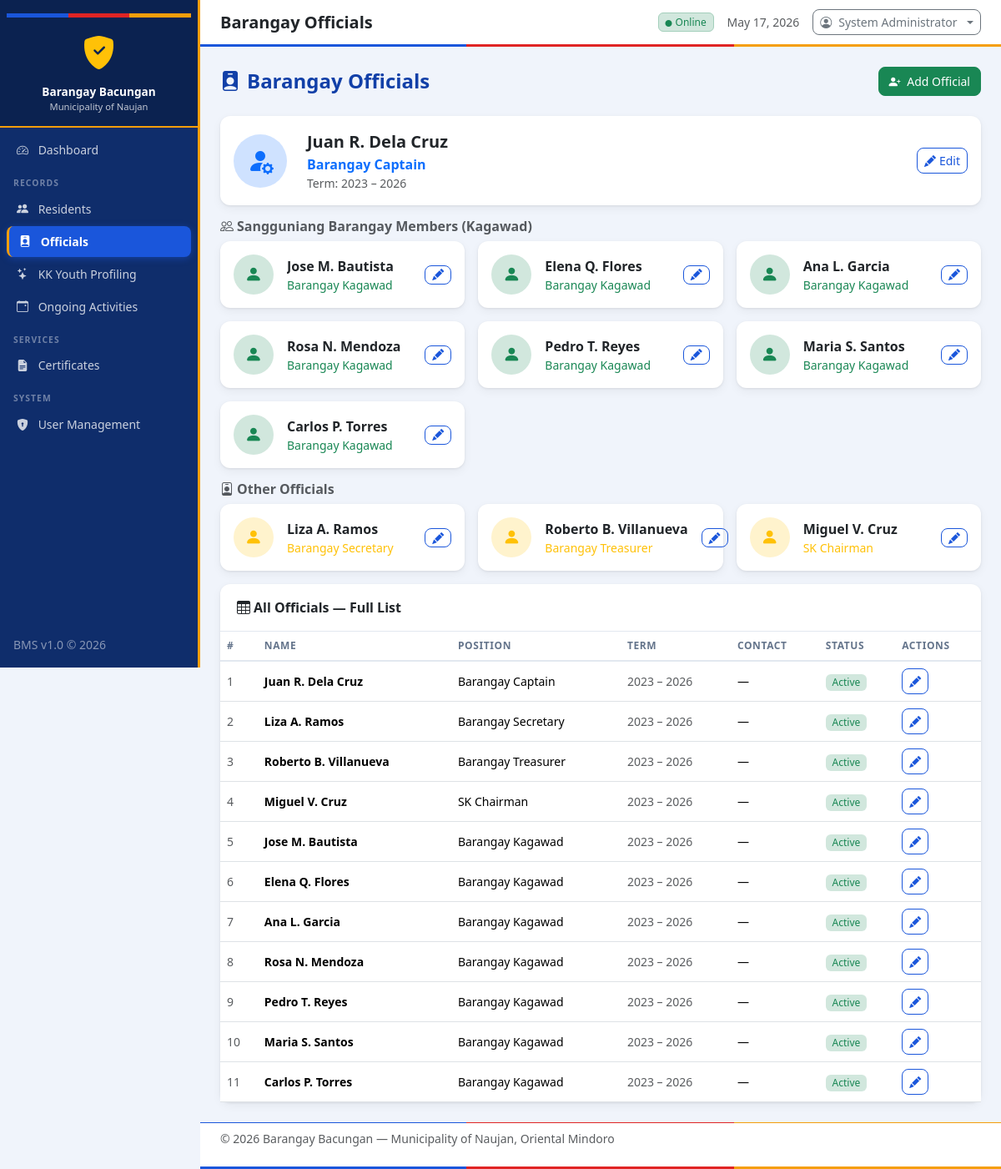
The page /modules/officials/index.php (signed in) on the database as committed earlier.
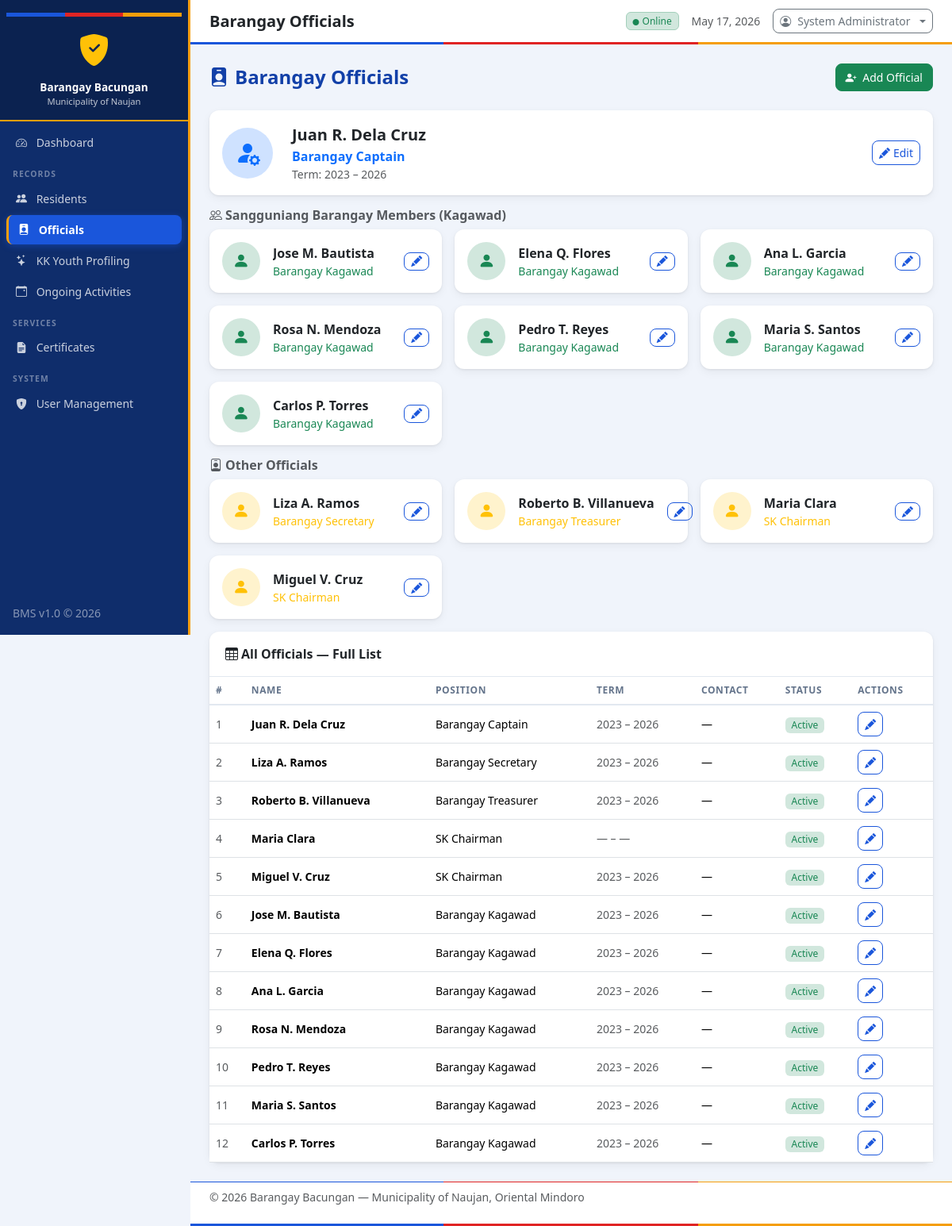
The same page on the database as committed later.
### tables this page shows
CREATE TABLE users (
            id INTEGER PRIMARY KEY AUTOINCREMENT,
            username TEXT NOT NULL UNIQUE,
            password TEXT NOT NULL,
            full_name TEXT NOT NULL,
            role TEXT DEFAULT 'Staff',
            created_at TEXT DEFAULT (datetime('now','localtime'))
        );

CREATE TABLE officials (
            id INTEGER PRIMARY KEY AUTOINCREMENT,
            first_name TEXT NOT NULL,
            middle_name TEXT,
            last_name TEXT NOT NULL,
            position TEXT NOT NULL,
            term_start TEXT,
            term_end TEXT,
            contact TEXT,
            status TEXT DEFAULT 'Active',
            created_at TEXT DEFAULT (datetime('now','localtime'))
        );

### config/auth.php (called while the page is built, shortened)
<?php
function getCurrentUser(): ?array {
    $db = getDB();
    $stmt = $db->prepare("SELECT id, username, full_name, role FROM users WHERE id = ?");
    $stmt->execute([$_SESSION['user_id']]);
    return $stmt->fetch() ?: null;
}

### modules/officials/index.php (the view, shortened to what the rows shown need)
<?php
$rootPath = '../../';
$db = getDB();
$officials = $db->query("SELECT * FROM officials ORDER BY
    CASE position
        WHEN 'Barangay Captain' THEN 1
        WHEN 'Barangay Secretary' THEN 2
        WHEN 'Barangay Treasurer' THEN 3
        WHEN 'SK Chairman' THEN 4
        WHEN 'Barangay Kagawad' THEN 5
        ELSE 6
    END, last_name, first_name")->fetchAll();
include __DIR__ . '/../../includes/header.php';
?>
<?php
$captain = null;
$kagawads = [];
$others = [];
foreach ($officials as $o) {
    if ($o['position'] === 'Barangay Captain') $captain = $o;
    elseif ($o['position'] === 'Barangay Kagawad') $kagawads[] = $o;
    else $others[] = $o;
}
?>
<?php if ($captain): ?>
<div class="row g-3 mb-3">
    <div class="col-12">
        <div class="card content-card border-primary">
            <div class="card-body d-flex align-items-center gap-4 py-3">
                <div class="stat-icon bg-primary-subtle" style="width:64px;height:64px;border-radius:50%;font-size:2rem">
                    <i class="bi bi-person-fill-gear text-primary"></i>
                </div>
                <div class="flex-grow-1">
                    <div class="fw-bold fs-5"><?= htmlspecialchars($captain['first_name'] . ' ' . ($captain['middle_name'] ? $captain['middle_name'] . ' ' : '') . $captain['last_name']) ?></div>
                    <div class="text-primary fw-semibold"><?= htmlspecialchars($captain['position']) ?></div>
                    <div class="text-muted small">
                        Term: <?= $captain['term_start'] ? date('Y', strtotime($captain['term_start'])) : '—' ?>
                        – <?= $captain['term_end'] ? date('Y', strtotime($captain['term_end'])) : '—' ?>
                    </div>
                </div>
                <div class="d-flex gap-2">
                    <a href="edit.php?id=<?= $captain['id'] ?>" class="btn btn-sm btn-outline-primary">
                        <i class="bi bi-pencil-fill me-1"></i>Edit
                    </a>
                </div>
            </div>
        </div>
    </div>
</div>
<?php endif; ?>
<?php if (!empty($kagawads)): ?>
<div class="row g-3 mb-3">
    <?php foreach ($kagawads as $o): ?>
    <div class="col-md-6 col-lg-4">
        <div class="card content-card h-100">
            <div class="card-body d-flex align-items-center gap-3">
                <div class="stat-icon bg-success-subtle" style="width:48px;height:48px;border-radius:50%;font-size:1.3rem;flex-shrink:0">
                    <i class="bi bi-person-fill text-success"></i>
                </div>
                <div class="flex-grow-1 min-w-0">
                    <div class="fw-semibold text-truncate"><?= htmlspecialchars($o['first_name'] . ' ' . ($o['middle_name'] ? $o['middle_name'] . ' ' : '') . $o['last_name']) ?></div>
                    <div class="small text-success"><?= htmlspecialchars($o['position']) ?></div>
                </div>
                <div class="d-flex flex-column gap-1">
                    <a href="edit.php?id=<?= $o['id'] ?>" class="btn btn-sm btn-outline-primary py-0 px-2">
                        <i class="bi bi-pencil-fill"></i>
                    </a>
                </div>
            </div>
        </div>
    </div>
    <?php endforeach; ?>
</div>
<?php endif; ?>
<?php if (!empty($others)): ?>
<div class="row g-3 mb-3">
    <?php foreach ($others as $o): ?>
    <div class="col-md-6 col-lg-4">
        <div class="card content-card h-100">
            <div class="card-body d-flex align-items-center gap-3">
                <div class="stat-icon bg-warning-subtle" style="width:48px;height:48px;border-radius:50%;font-size:1.3rem;flex-shrink:0">
                    <i class="bi bi-person-fill text-warning"></i>
                </div>
                <div class="flex-grow-1 min-w-0">
                    <div class="fw-semibold text-truncate"><?= htmlspecialchars($o['first_name'] . ' ' . ($o['middle_name'] ? $o['middle_name'] . ' ' : '') . $o['last_name']) ?></div>
                    <div class="small text-warning"><?= htmlspecialchars($o['position']) ?></div>
                </div>
                <div class="d-flex flex-column gap-1">
                    <a href="edit.php?id=<?= $o['id'] ?>" class="btn btn-sm btn-outline-primary py-0 px-2">
                        <i class="bi bi-pencil-fill"></i>
                    </a>
                </div>
            </div>
        </div>
    </div>
    <?php endforeach; ?>
</div>
<?php endif; ?>
<div class="card content-card mt-3">
    <div class="card-body p-0">
        <div class="table-responsive">
            <table class="table table-hover mb-0">
                <thead>
                    <tr>
                        <th>#</th>
                        <th>Name</th>
                        <th>Position</th>
                        <th>Term</th>
                        <th>Contact</th>
                        <th>Status</th>
                        <th>Actions</th>
                    </tr>
                </thead>
                <tbody>
                <?php if (empty($officials)): ?>
                    <tr><td colspan="7" class="text-center text-muted py-4">No officials found.</td></tr>
                <?php else: ?>
                    <?php foreach ($officials as $i => $o): ?>
                    <tr>
                        <td class="text-muted"><?= $i + 1 ?></td>
                        <td class="fw-semibold"><?= htmlspecialchars($o['first_name'] . ' ' . ($o['middle_name'] ? $o['middle_name'] . ' ' : '') . $o['last_name']) ?></td>
                        <td><?= htmlspecialchars($o['position']) ?></td>
                        <td class="text-muted small">
                            <?= $o['term_start'] ? date('Y', strtotime($o['term_start'])) : '—' ?>
                            – <?= $o['term_end'] ? date('Y', strtotime($o['term_end'])) : '—' ?>
                        </td>
                        <td><?= htmlspecialchars($o['contact'] ?? '—') ?></td>
                        <td>
                            <span class="badge <?= $o['status']==='Active' ? 'bg-success-subtle text-success' : 'bg-secondary-subtle text-secondary' ?>">
                                <?= htmlspecialchars($o['status']) ?>
                            </span>
                        </td>
                        <td>
                            <a href="edit.php?id=<?= $o['id'] ?>" class="btn btn-sm btn-outline-primary">
                                <i class="bi bi-pencil-fill"></i>
                            </a>
                        </td>
                    </tr>
                    <?php endforeach; ?>
                <?php endif; ?>
                </tbody>
            </table>
        </div>
    </div>
</div>
<?php include __DIR__ . '/../../includes/footer.php'; ?>

### includes/header.php (shortened to what the rows shown need)
<?php
require_once dirname(__DIR__) . '/config/auth.php';
$currentUser = getCurrentUser();
?>
<!DOCTYPE html>
<html lang="en">
<head>
    <link rel="stylesheet" href="https://cdn.jsdelivr.net/npm/bootstrap@5.3.2/dist/css/bootstrap.min.css">
    <link rel="stylesheet" href="https://cdn.jsdelivr.net/npm/bootstrap-icons@1.11.3/font/bootstrap-icons.min.css">
    <link rel="stylesheet" href="<?= $rootPath ?? '' ?>assets/css/style.css">
</head>
<body>
<div class="wrapper d-flex">
    <div class="main-content flex-grow-1 d-flex flex-column">
        <header class="topbar d-flex align-items-center px-4 py-2">
            <div class="ms-auto d-flex align-items-center gap-3">
                <div class="dropdown">
                    <button class="btn btn-sm btn-outline-secondary dropdown-toggle d-flex align-items-center gap-2" type="button" data-bs-toggle="dropdown">
                        <i class="bi bi-person-circle"></i>
                        <span class="d-none d-sm-inline"><?= htmlspecialchars($currentUser['full_name'] ?? 'User') ?></span>
                    </button>
                </div>
            </div>
        </header>
        <main class="flex-grow-1 p-4">

Rows that differ between the two databases and show on the page:
added officials: first_name+middle_name+last_name "Maria Clara", position "SK Chairman", status "Active"
